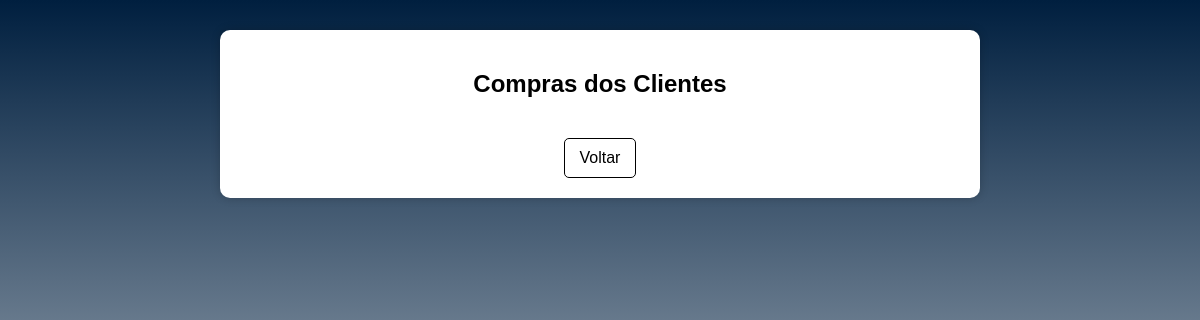
The app's page /visualizar-pedidos.php, older data.
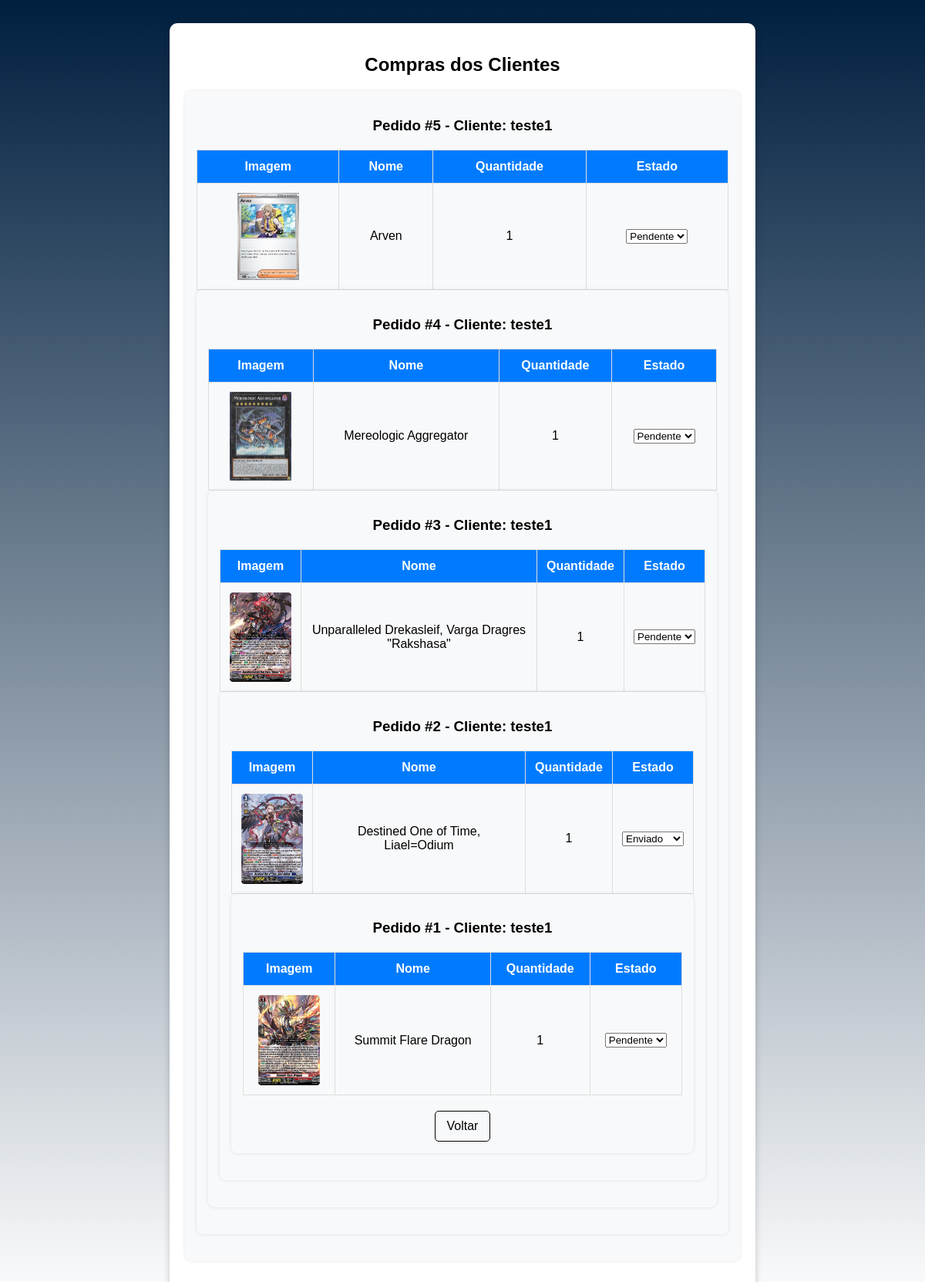
The same page, newer data.
### tables this page shows
CREATE TABLE `compra` (
  `id_compra` int NOT NULL,
  `id_user` int NOT NULL,
  `id_carta` int NOT NULL,
  `quantidade` int DEFAULT '1',
  `estado` enum('Pendente','Enviado','Entregue') DEFAULT 'Pendente'
);

CREATE TABLE `users` (
  `user_id` int NOT NULL,
  `user_name` varchar(100) NOT NULL,
  `password` varchar(255) NOT NULL,
  `email` varchar(100) NOT NULL,
  `telemovel` varchar(15) DEFAULT NULL,
  `morada` varchar(255) DEFAULT NULL,
  `role` tinyint(1) DEFAULT '0'
);

CREATE TABLE `cartas` (
  `id` int NOT NULL,
  `nome` varchar(100) NOT NULL,
  `box_set` varchar(50) DEFAULT NULL,
  `preco` decimal(10,2) NOT NULL,
  `imagem` varchar(255) NOT NULL,
  `quantidade` int DEFAULT '10',
  `jogo` enum('Vanguard','Pokemon','Yugioh') NOT NULL
);

### visualizar-pedidos.php (the view, shortened to what this page needs)
<?php
require_once('db_connect.php');
$sql = "SELECT compra.id_compra, compra.id_user, users.user_name AS nome_user,
               compra.id_carta, cartas.nome AS nome_carta, cartas.imagem, compra.quantidade, compra.estado
        FROM compra
        JOIN users ON compra.id_user = users.user_id
        JOIN cartas ON compra.id_carta = cartas.id
        ORDER BY compra.id_compra DESC";
$stmt = $pdo->query($sql);
$compras = $stmt->fetchAll(PDO::FETCH_ASSOC);
?>
<!DOCTYPE html>
<html lang="pt">
<head>
    <link rel="stylesheet" href="static/visualizar-pedidos.css">
</head>
<body>
    <div class="wrapper">
        <div class="container">
            <h2>Compras dos Clientes</h2>
            <?php
            $ultimo_id_compra = null;
            foreach ($compras as $compra):
                if ($ultimo_id_compra !== $compra['id_compra']):
                    if ($ultimo_id_compra !== null): ?>
                        </tbody>
                        </table>
                    <?php endif; ?>
                    <div class="compra-box">
                        <h3>Pedido #<?= $compra['id_compra'] ?> - Cliente: <?= htmlspecialchars($compra['nome_user']) ?></h3>
                        <table>
                            <thead>
                                <tr>
                                    <th>Imagem</th>
                                    <th>Nome</th>
                                    <th>Quantidade</th>
                                    <th>Estado</th>
                                </tr>
                            </thead>
                            <tbody>
                <?php
                endif;
                ?>
                <tr>
                    <td><img src="<?= htmlspecialchars($compra['imagem']) ?>" alt="<?= htmlspecialchars($compra['nome_carta']) ?>"></td>
                    <td><?= htmlspecialchars($compra['nome_carta']) ?></td>
                    <td><?= $compra['quantidade'] ?></td>
                    <td>
                        <form action="visualizar-pedidos.php" method="POST">
                            <select name="update_estado" onchange="this.form.submit()">
                                <option value="Pendente" <?= $compra['estado'] == 'Pendente' ? 'selected' : '' ?>>Pendente</option>
                                <option value="Enviado" <?= $compra['estado'] == 'Enviado' ? 'selected' : '' ?>>Enviado</option>
                            </select>
                        </form>
                    </td>
                </tr>
            <?php
            $ultimo_id_compra = $compra['id_compra'];
            endforeach;
            ?>
            </tbody>
            </table>
            <button onclick="window.history.back();" class="btn-voltar">Voltar</button>
        </div>
    </div>
</body>
</html>

### static/visualizar-pedidos.css (style rules this page uses)
html { height: 100%; }
body { font-family: Arial, sans-serif; text-align: center; margin: 0; padding: 0; min-height: 100%; display: flex; flex-direction: column; background: linear-gradient(to bottom, #001F3F, #ffffff); }
.container { width: 60%; margin: 30px auto; background: white; padding: 20px; border-radius: 10px; box-shadow: 0px 0px 10px rgba(0, 0, 0, 0.2); flex-grow: 1; }
table { width: 100%; border-collapse: collapse; margin-top: 20px; }
th, td { padding: 12px; border: 1px solid #ddd; text-align: center; vertical-align: middle; }
th { background-color: #007bff; color: white; }
img { width: 80px; height: auto; display: block; margin: 0 auto; }
.compra-box { background: #f8f9fa; padding: 15px; border-radius: 8px; margin-bottom: 20px; box-shadow: 0 0 5px rgba(0, 0, 0, 0.1); }
.btn-voltar { background-color: transparent; color: black; padding: 10px 15px; border: 1px solid black; cursor: pointer; font-size: 16px; margin-top: 20px; border-radius: 5px; }

Row changes from the older to the newer data that the page shows:
added compra: id_compra "5", id_user.user_name "teste1", id_carta.imagem (picture), id_carta.nome "Arven", quantidade "1", update_estado "Pendente"
added compra: id_compra "4", id_user.user_name "teste1", id_carta.imagem (picture), id_carta.nome "Mereologic Aggregator", quantidade "1", update_estado "Pendente"
added compra: id_compra "3", id_user.user_name "teste1", id_carta.imagem (picture), id_carta.nome "Unparalleled Drekasleif, Varga Dragres \"Rakshasa\"", quantidade "1", update_estado "Pendente"
added compra: id_compra "2", id_user.user_name "teste1", id_carta.imagem (picture), id_carta.nome "Destined One of Time, Liael=Odium", quantidade "1", update_estado "Enviado"
added compra: id_compra "1", id_user.user_name "teste1", id_carta.imagem (picture), id_carta.nome "Summit Flare Dragon", quantidade "1", update_estado "Pendente"
